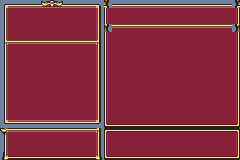

The image is a tile-based game level rendered from a .tmx file. Its description and complete source (layers, tilesets, objects, tile grids) follow:
An orthogonal 30x20 tile map with 8x8 px tiles, 1 tile layer (Tile Layer 1).

<map version="1.5" tiledversion="1.7.2" orientation="orthogonal" renderorder="right-down" width="30" height="20" tilewidth="8" tileheight="8" infinite="0" nextlayerid="2" nextobjectid="1">
 <tileset firstgid="1" name="MenuTiles" tilewidth="8" tileheight="8" tilecount="128" columns="16">
  <image source="Gamma_Main.png" width="128" height="64" />
 </tileset>
 <layer id="1" name="Tile Layer 1" width="30" height="20">
  <data encoding="csv">
17,18,18,18,18,50,51,52,3,3,4,5,6,40,4,4,4,4,4,4,4,4,4,4,4,4,4,4,4,2147483688,
7,9,9,9,9,9,9,9,9,9,9,9,54,118,9,9,9,9,9,9,9,9,9,9,9,9,9,9,9,119,
7,9,9,9,9,9,9,9,9,9,9,9,54,118,9,9,9,9,9,9,9,9,9,9,9,9,9,9,9,119,
7,9,9,9,9,9,9,9,9,9,9,9,54,43,104,104,104,104,104,104,104,104,104,104,104,104,104,104,104,2147483691,
7,9,9,9,9,9,9,9,9,9,9,9,54,118,9,9,9,9,9,9,9,9,9,9,9,9,9,9,9,119,
103,104,104,104,104,104,104,104,104,104,104,104,105,118,9,9,9,9,9,9,9,9,9,9,9,9,9,9,9,119,
7,9,9,9,9,9,9,9,9,9,9,9,54,118,9,9,9,9,9,9,9,9,9,9,9,9,9,9,9,119,
7,9,9,9,9,9,9,9,9,9,9,9,54,118,9,9,9,9,9,9,9,9,9,9,9,9,9,9,9,119,
7,9,9,9,9,9,9,9,9,9,9,9,54,118,9,9,9,9,9,9,9,9,9,9,9,9,9,9,9,119,
7,9,9,9,9,9,9,9,9,9,9,9,54,118,9,9,9,9,9,9,9,9,9,9,9,9,9,9,9,119,
7,9,9,9,9,9,9,9,9,9,9,9,54,118,9,9,9,9,9,9,9,9,9,9,9,9,9,9,9,119,
7,9,9,9,9,9,9,9,9,9,9,9,54,118,9,9,9,9,9,9,9,9,9,9,9,9,9,9,9,119,
7,9,9,9,9,9,9,9,9,9,9,9,54,118,9,9,9,9,9,9,9,9,9,9,9,9,9,9,9,119,
7,9,9,9,9,9,9,9,9,9,9,9,54,118,9,9,9,9,9,9,9,9,9,9,9,9,9,9,9,119,
7,9,9,9,9,9,9,9,9,9,9,9,54,118,9,9,9,9,9,9,9,9,9,9,9,9,9,9,9,119,
1073741826,1073741828,1073741828,1073741828,1073741828,1073741828,1073741828,1073741828,1073741828,1073741828,1073741828,1073741828,1073741830,120,121,121,121,121,121,121,121,121,121,121,121,121,121,121,121,122,
89,90,90,90,90,90,90,90,90,90,90,90,105,1073741944,1073741945,1073741945,1073741945,1073741945,1073741945,1073741945,1073741945,1073741945,1073741945,1073741945,1073741945,1073741945,1073741945,1073741945,1073741945,1073741946,
7,9,9,9,9,9,9,9,9,9,9,9,54,118,9,9,9,9,9,9,9,9,9,9,9,9,9,9,9,119,
7,9,9,9,9,9,9,9,9,9,9,9,54,118,9,9,9,9,9,9,9,9,9,9,9,9,9,9,9,119,
2147483745,121,121,121,121,121,121,121,121,121,121,121,97,120,121,121,121,121,121,121,121,121,121,121,121,121,121,121,121,122
</data>
 </layer>
</map>
